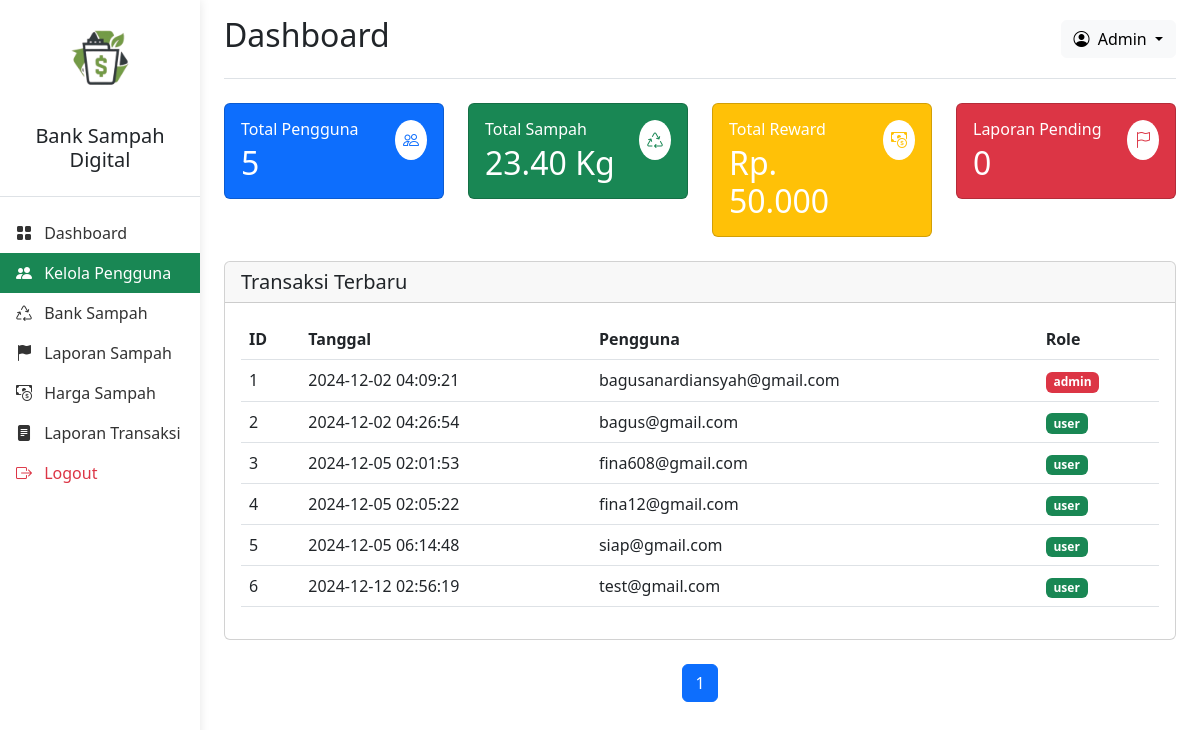
The app's page /dashboard/Kelola.php (signed in) with its own data.
### tables this page shows
CREATE TABLE `users` (
  `id_user` int NOT NULL,
  `email` varchar(255) NOT NULL,
  `password` varchar(255) NOT NULL,
  `role` enum('user','admin') DEFAULT 'user',
  `tanggal_daftar` timestamp NULL DEFAULT CURRENT_TIMESTAMP
);

### dashboard/Kelola.php (the view, shortened to what this page needs)
<?php
require_once "../functions/functions.php";
$batas_data = 10;
$halaman = isset($_GET['halaman']) ? (int)$_GET['halaman'] : 1;
$posisi = ($halaman - 1) * $batas_data;
$query_total = "SELECT COUNT(*) AS total FROM setor_sampah";
$total_result = $conn->query($query_total);
$total_data = $total_result->fetch_assoc()['total'];
$total_halaman = ceil($total_data / $batas_data);
$stmt = $conn->prepare("SELECT * FROM users LIMIT ? , ?");
$stmt->bind_param("ii", $posisi, $batas_data);
$stmt->execute();
$result = $stmt->get_result();
$i =1 ;
?>
<!DOCTYPE html>
<html lang="id">
<head>
    <link href="https://cdn.jsdelivr.net/npm/bootstrap@5.3.0/dist/css/bootstrap.min.css" rel="stylesheet">
    <link href="https://cdn.jsdelivr.net/npm/bootstrap-icons@1.7.2/font/bootstrap-icons.css" rel="stylesheet">
    <link rel="stylesheet" href="../assets/css/admin.css">
</head>
<body>
    <div class="container-fluid">
        <div class="row">
            <div class="col-md-3 col-lg-2 px-0 bg-white sidebar">
                <div class="d-flex flex-column">
                    <div class="text-center p-3 border-bottom">
                        <img src="../assets/img/Logo.png" alt="Logo" class="img-fluid mb-2" style="max-width: 100px;">
                        <h5>Bank Sampah Digital</h5>
                    </div>
                    <ul class="nav flex-column py-3">
                        <li class="nav-item">
                            <a class="nav-link" href="admin.php">
                                <i class="bi bi-grid-fill me-2"></i>
                                Dashboard
                            </a>
                        </li>
                        <li class="nav-item">
                            <a class="nav-link active" href="Kelola.php">
                                <i class="bi bi-people-fill me-2"></i>
                                Kelola Pengguna
                            </a>
                        </li>
                        <li class="nav-item">
                            <a class="nav-link" href="Bank-sampah.php">
                                <i class="bi bi-recycle me-2"></i>
                                Bank Sampah
                            </a>
                        </li>
                        <li class="nav-item">
                            <a class="nav-link" href="Laporan.php">
                                <i class="bi bi-flag-fill me-2"></i>
                                Laporan Sampah
                            </a>
                        </li>
                        <li class="nav-item">
                            <a class="nav-link" href="Harga.php">
                                <i class="bi bi-cash-coin me-2"></i>
                                Harga Sampah
                            </a>
                        </li>
                        <li class="nav-item">
                            <a class="nav-link" href="Transaksi.php">
                                <i class="bi bi-file-text-fill me-2"></i>
                                Laporan Transaksi
                            </a>
                        </li>
                        <li class="nav-item mt-auto">
                            <a class="nav-link text-danger" href="<?php echo $GLOBALS['base_url']; ?>/user/logout.php">
                                <i class="bi bi-box-arrow-right me-2"></i>
                                Logout
                            </a>
                        </li>
                    </ul>
                </div>
            </div>
            <div class="col-md-9 col-lg-10 ms-sm-auto px-4 py-3">
                <header class="d-flex justify-content-between align-items-center pb-3 mb-4 border-bottom">
                    <h1 class="h2">Dashboard</h1>
                    <div class="d-flex align-items-center">
                        <div class="dropdown">
                            <button class="btn btn-light dropdown-toggle" type="button" id="profileDropdown" data-bs-toggle="dropdown">
                                <i class="bi bi-person-circle me-1"></i>
                                Admin
                            </button>
                        </div>
                    </div>
                </header>
                <div class="row g-4 mb-4">
                    <div class="col-md-3">
                        <div class="card card-dashboard bg-primary text-white">
                            <div class="card-body">
                                <div class="d-flex justify-content-between align-items-start">
                                    <div>
                                        <h6 class="card-title mb-1">Total Pengguna</h6>
                                        <h2 class="mb-0"><?= totaluser(); ?></h2>
                                    </div>
                                    <div class="bg-white rounded-circle p-2">
                                        <i class="bi bi-people text-primary"></i>
                                    </div>
                                </div>
                            </div>
                        </div>
                    </div>
                    <div class="col-md-3">
                        <div class="card card-dashboard bg-success text-white">
                            <div class="card-body">
                                <div class="d-flex justify-content-between align-items-start">
                                    <div>
                                        <h6 class="card-title mb-1">Total Sampah</h6>
                                        <h2 class="mb-0"><?= totalsampah(); ?></h2>
                                    </div>
                                    <div class="bg-white rounded-circle p-2">
                                        <i class="bi bi-recycle text-success"></i>
                                    </div>
                                </div>
                            </div>
                        </div>
                    </div>
                    <div class="col-md-3">
                        <div class="card card-dashboard bg-warning text-white">
                            <div class="card-body">
                                <div class="d-flex justify-content-between align-items-start">
                                    <div>
                                    <h6 class="card-title mb-1">Total Reward</h6>
                                    <h2 class="mb-0"><?= reward(); ?></h2>
                                    </div>
                                    <div class="bg-white rounded-circle p-2">
                                        <i class="bi bi-cash-coin text-warning"></i>
                                    </div>
                                </div>
                            </div>
                        </div>
                    </div>
                    <div class="col-md-3">
                        <div class="card card-dashboard bg-danger text-white">
                            <div class="card-body">
                                <div class="d-flex justify-content-between align-items-start">
                                    <div>
                                        <h6 class="card-title mb-1">Laporan Pending</h6>
                                        <h2 class="mb-0"><?php totallapor2(); ?></h2>
                                    </div>
                                    <div class="bg-white rounded-circle p-2">
                                        <i class="bi bi-flag text-danger"></i>
                                    </div>
                                </div>
                            </div>
                        </div>
                    </div>
                </div>
                <div class="card mb-4">
                    <div class="card-header d-flex justify-content-between align-items-center">
                        <h5 class="mb-0">Transaksi Terbaru</h5>
                    </div>
                    <div class="card-body">
                        <div class="table-responsive">
                            <table class="table table-hover">
                                <thead>
                                    <tr>
                                        <th>ID</th>
                                        <th>Tanggal</th>
                                        <th>Pengguna</th>
                                        <th>Role</th>
                                    </tr>
                                </thead>
                                <tbody>
                                    <?php while($row = $result->fetch_assoc()): ?>
                                    <tr>
                                        <td><?= $i++ ?></td>
                                        <td><?= $row['tanggal_daftar']; ?></td>
                                        <td><?= $row['email']; ?></td>
                                        <?php if($row['role'] == 'admin'): ?>
                                        <td>
                                            <span class="badge bg-danger"><?= $row['role']; ?></span>
                                        </td>
                                        <?php else: ?>
                                        <td>
                                            <span class="badge bg-success"><?= $row['role']; ?></span>
                                        </td>
                                        <?php  endif; ?>
                                    </tr>
                                    <?php endwhile; ?>
                                </tbody>
                            </table>
                        </div>
                    </div>
                </div>
    <div class="pagination d-flex justify-content-center mt-3">
        <nav aria-label="Page navigation">
            <ul class="pagination">
                <?php
                for($x = 1; $x <= $total_halaman; $x++){
                    $active = ($x == $halaman) ? 'active' : '';
                    echo "<li class='page-item $active'><a class='page-link' href='?halaman=$x'>$x</a></li>";
                }
                ?>
            </ul>
        </nav>
    </div>
</body>
</html>

### assets/css/admin.css (style rules this page uses)
.sidebar { min-height: 100vh; box-shadow: 0 0 10px rgba(0,0,0,0.1); }
.nav-link { color: #333; padding: 0.5rem 1rem; }
.nav-link.active { background-color: #198754; color: white; }
.card-dashboard { transition: transform 0.2s; }

### records on screen
users: tanggal_daftar "2024-12-02 04:09:21", email "bagusanardiansyah@gmail.com", role "admin"
users: tanggal_daftar "2024-12-02 04:26:54", email "bagus@gmail.com", role "user"
users: tanggal_daftar "2024-12-05 02:01:53", email "fina608@gmail.com", role "user"
users: tanggal_daftar "2024-12-05 02:05:22", email "fina12@gmail.com", role "user"
users: tanggal_daftar "2024-12-05 06:14:48", email "siap@gmail.com", role "user"
users: tanggal_daftar "2024-12-12 02:56:19", email "test@gmail.com", role "user"

### other values on screen
totaluser() "5"
$total_sampah "23.40"
reward() "Rp. 50.000"
$total_lapor "0"
